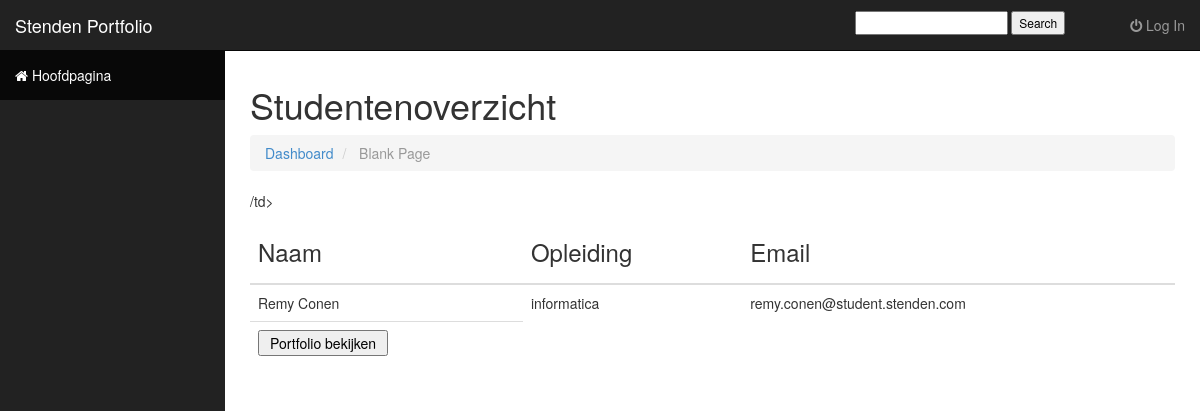
Screenshot of /Bootstrap/studentenoverzicht.php with the database file from the repository.
### tables this page shows
CREATE TABLE `user` (
  `User_ID` int(11) NOT NULL,
  `User_Type_ID` int(11) NOT NULL,
  `User_Name` varchar(50) NOT NULL,
  `User_Education` varchar(50) DEFAULT NULL,
  `User_Email` varchar(50) NOT NULL,
  `User_Photo` varchar(50) DEFAULT NULL,
  `User_Password` varchar(50) NOT NULL
);

### Bootstrap/studentenoverzicht.php (the view, shortened to what this page needs)
<!DOCTYPE html>
<html lang="en">
  <head>
    <link href="css/bootstrap.css" rel="stylesheet">
    <link href="css/sb-admin.css" rel="stylesheet">
    <link rel="stylesheet" href="font-awesome/css/font-awesome.min.css">
  </head>
  <?php
  	include ('session.php');
  ?>
  <body>
    <div id="wrapper">
      <nav class="navbar navbar-inverse navbar-fixed-top" role="navigation">
        <div class="navbar-header">
          <a class="navbar-brand" href="index.php"> Stenden Portfolio </a>
        </div>
        <div class="collapse navbar-collapse navbar-ex1-collapse">
          <ul class="nav navbar-nav side-nav">
            <?php
                if(isset($_SESSION['login_user'])){
                    switch ($row['User_Type_ID']){
                        case 1:
                            echo '<li><a href="index.php"><i class="fa fa-home"></i> Hoofdpagina</a></li>
                                <li><a href="fotogalerij.php"><i class="fa fa-camera"></i> Fotogalerij</a></li>
                                <li><a href="cv.php"><i class="fa fa-table"></i> CV en Werkervaring</a></li>
                                <li><a href="Gastenboek.php"><i class="fa fa-edit"></i> Gastenboek</a></li>
                                <li><a href="contact.php"><i class="fa fa-envelope"></i> Contact Opnemen</a></li>
                                <li><a href="styling.php"><i class="fa fa-wrench"></i> Styling</a></li>
                                <li><a href="beoordeling.php"><i class="fa fa-trophy"></i> Beoordeling</a></li>
                                <li class="active"><a href="studentenoverzicht.php"><i class="fa fa-list-alt"></i> Overzicht alle studenten</a></li>
                                <li><a href="registration.php"><i class="fa fa-list-alt"></i> Registratie </a></li>';
                            break;
                        case 2:
                            echo '<li><a href="index.php"><i class="fa fa-home"></i> Hoofdpagina</a></li>
                                <li><a href="fotogalerij.php"><i class="fa fa-camera"></i> Fotogalerij</a></li>
                                <li><a href="cv.php"><i class="fa fa-table"></i> CV en Werkervaring</a></li>
                                <li><a href="Gastenboek.php"><i class="fa fa-edit"></i> Gastenboek</a></li>
                                <li><a href="contact.php"><i class="fa fa-envelope"></i> Contact Opnemen</a></li>
                                <li><a href="styling.php"><i class="fa fa-wrench"></i> Styling</a></li>
                                <li><a href="beoordeling.php"><i class="fa fa-trophy"></i> Beoordeling</a></li>
                                <li class="active"><a href="studentenoverzicht.php"><i class="fa fa-list-alt"></i> Overzicht alle studenten</a></li>
                                <li><a href="registration.php"><i class="fa fa-list-alt"></i> Registratie </a></li>';
                            break;
                        case 5:
                            echo '<li><a href="index.php"><i class="fa fa-home"></i> Hoofdpagina</a></li>
                                <li><a href="fotogalerij.php"><i class="fa fa-camera"></i> Fotogalerij</a></li>
                                <li><a href="Gastenboek.php"><i class="fa fa-edit"></i> Gastenboek</a></li>
                                <li><a href="contact.php"><i class="fa fa-envelope"></i> Contact Opnemen</a></li>
                                <li><a href="beoordeling.php"><i class="fa fa-trophy"></i> Beoordeling</a></li>
                                <li class="active"><a href="studentenoverzicht.php"><i class="fa fa-list-alt"></i> Overzicht alle studenten</a></li>';
                            break;
                        case 4:
                            echo '<li class="active"><a href="index.php"><i class="fa fa-home"></i> Hoofdpagina</a></li>
                                <li><a href="cv.php"><i class="fa fa-table"></i> CV en Werkervaring</a></li>
                                <li><a href="fotogalerij.php"><i class="fa fa-camera"></i> Fotogalerij</a></li>
                                <li><a href="Gastenboek.php"><i class="fa fa-edit"></i> Gastenboek</a></li>
                                <li><a href="styling.php"><i class="fa fa-wrench"></i> Styling</a></li>
                                <li><a href="contact.php"><i class="fa fa-envelope"></i> Contact Opnemen</a></li>';
                            break;
                        case 6:
                            echo '<li><a href="index.php"><i class="fa fa-home"></i> Hoofdpagina</a></li>
                                <li><a href="fotogalerij.php"><i class="fa fa-camera"></i> Fotogalerij</a></li>
                                <li><a href="Gastenboek.php"><i class="fa fa-edit"></i> Gastenboek</a></li>
                                <li class="active"><a href="studentenoverzicht.php"><i class="fa fa-list-alt"></i> Overzicht alle studenten</a></li>
                                <li><a href="contact.php"><i class="fa fa-envelope"></i> Contact Opnemen</a></li>';
                            break;
                        case 7:
                            echo '<li class="active"><a href="index.php"><i class="fa fa-home"></i> Hoofdpagina</a></li>
                                <li><a href="fotogalerij.php"><i class="fa fa-camera"></i> Fotogalerij</a></li>
                                <li><a href="Gastenboek.php"><i class="fa fa-edit"></i> Gastenboek</a></li>
                                <li><a href="contact.php"><i class="fa fa-envelope"></i> Contact Opnemen</a></li>';
                            break;
                    }
                }
                else{
                    echo '<li class="active"><a href="index.php"><i class="fa fa-home"></i> Hoofdpagina</a></li>';
                }
            ?>
          </ul>
          <ul class="nav navbar-nav navbar-right navbar-user">
              <li class ='dropdown-header'>
                    <form  method="post" action="search_submit.php?go"  id="searchform" style="padding-top:4%;">
                    <input  type="text" name="name">
                    <input  type="submit" name="submit" value="Search">
                    </form>
              </li>
            <li class="dropdown user-dropdown">
                <a href="#" class="dropdown-toggle" data-toggle="dropdown">
                    <?php
                    if($_SESSION['login_user'] != null){
                        echo $row['User_Name'];
                        echo '<ul class="dropdown-menu">
                        <li><a href="logout.php"><i class="fa fa-power-off"></i> Log Out</a></li>
                        </ul>';
                    }else {
                        echo '<li><a href="login.php"><i class="fa fa-power-off"></i> Log In</a></li>';
                    }
                    ?>
            </li>
          </ul>
        </div>
      </nav>
      <div id="page-wrapper">
        <div class="row">
          <div class="col-lg-12">
            <h1>Studentenoverzicht</h1>
            <ol class="breadcrumb">
              <li><a href="index.html"><i class="icon-dashboard"></i> Dashboard</a></li>
              <li class="active"><i class="icon-file-alt"></i> Blank Page</li>
            </ol>
                <?php
                    $query = "SELECT User_Name, User_Education, User_Email, User_ID FROM `user` WHERE User_Type_ID = 4";
                    $result = mysqli_query($db, $query);
                        if(mysqli_num_rows($result) > 0){
                            echo "<div class='table-responsive'>";
                            echo "<table class='table table-hover'>";
                            echo "<thead>";
                            echo "<tr>
                                    <th><h3>Naam</h3></th>
                                    <th><h3>Opleiding</h3></th>
                                    <th><h3>Email</h3></th>
                                  </tr>";
                             echo "</thead>";
                        while($item = mysqli_fetch_assoc($result)){
                            echo "<tbody>";
                            echo '<tr><td>' . $item['User_Name'] . '</a>' .
                            "</td><td>" . $item['User_Education'] .
                            "</td><td>" . $item['User_Email'] .
                            "</td></tr>";
                            echo '<tr><td><a href="home.php"><input type = "submit" value = " Portfolio bekijken "/></a></tr>/td>';
                            echo "</tbody>";
                        }
                        echo "</table>";
                        } else {
                            echo "Er zijn nog geen porfolio's aanwezig";
                        }
                    ?>
          </div>
        </div>
      </div>
    </div>
  </body>
</html>

### rows the page displays
user: User_Name "Remy Conen", User_Education "informatica", User_Email "remy.conen@student.stenden.com"
